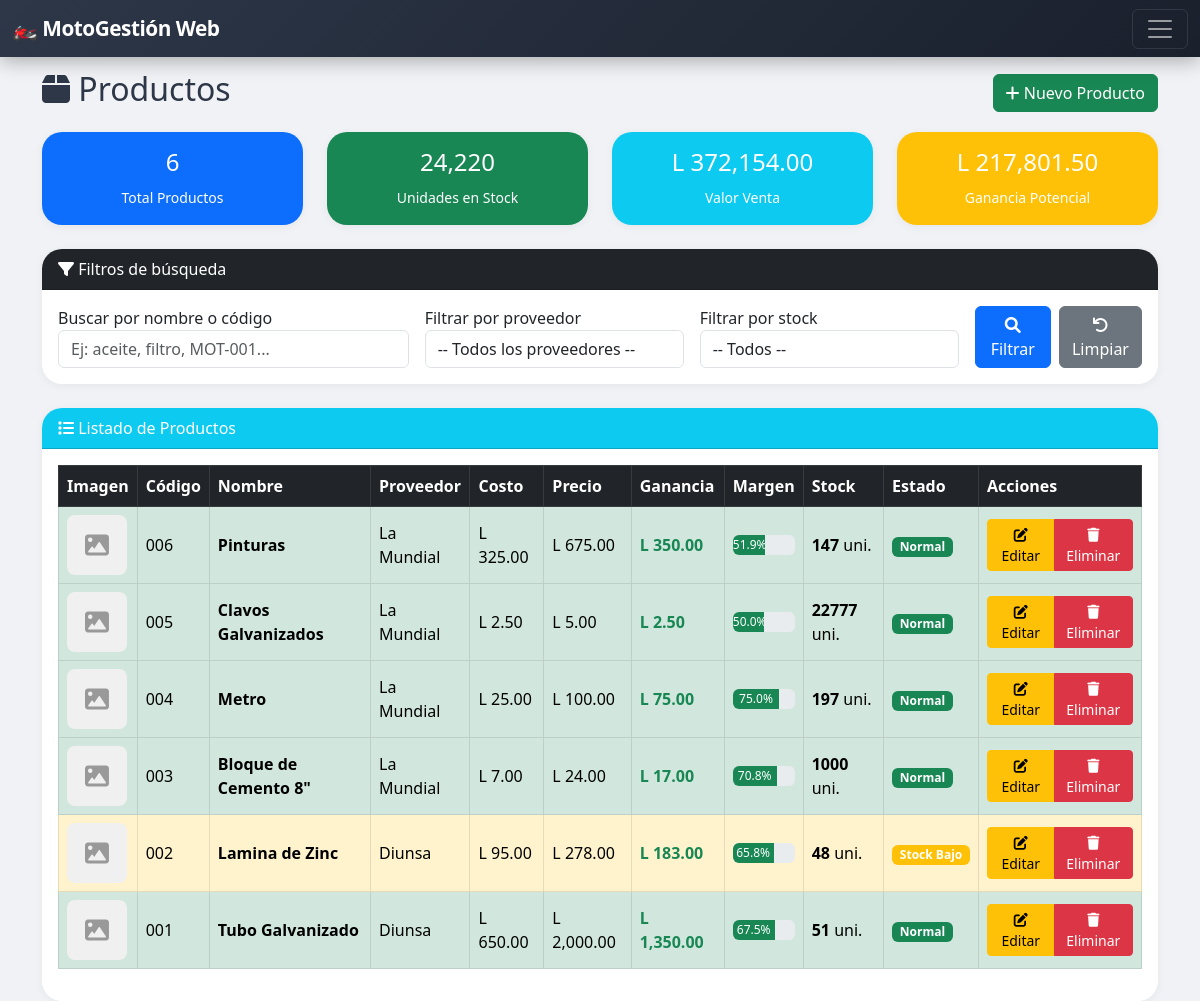
/index.php (signed in), run on the app's committed database.
### tables this page shows
CREATE TABLE `products` (
  `id` int(11) NOT NULL,
  `code` varchar(50) NOT NULL,
  `name` varchar(200) NOT NULL,
  `image` varchar(255) DEFAULT NULL,
  `description` text DEFAULT NULL,
  `price` decimal(10,2) NOT NULL,
  `cost` decimal(10,2) NOT NULL DEFAULT 0.00,
  `stock` int(11) NOT NULL DEFAULT 0,
  `min_stock` int(11) DEFAULT 5,
  `supplier_id` int(11) DEFAULT NULL,
  `created_at` timestamp NULL DEFAULT current_timestamp()
);

CREATE TABLE `suppliers` (
  `id` int(11) NOT NULL,
  `name` varchar(100) NOT NULL,
  `contact` varchar(100) DEFAULT NULL,
  `phone` varchar(20) DEFAULT NULL,
  `created_at` timestamp NULL DEFAULT current_timestamp()
);

### index.php (the view, shortened to what this page needs)
<?php
require_once '../../config/database.php';
$search = $_GET['search'] ?? '';
$sql = "SELECT p.*, s.name as supplier_name
        FROM products p
        LEFT JOIN suppliers s ON p.supplier_id = s.id
        WHERE 1=1";
$params = [];
$sql .= " ORDER BY p.id DESC";
$stmt = $pdo->prepare($sql);
$stmt->execute($params);
$products = $stmt->fetchAll();
$totalProducts = count($products);
$totalStock = array_sum(array_column($products, 'stock'));
$totalValue = array_sum(array_map(function($p) { return $p['price'] * $p['stock']; }, $products));
$totalCost = array_sum(array_map(function($p) { return $p['cost'] * $p['stock']; }, $products));
$totalProfit = $totalValue - $totalCost;
include '../../includes/header.php';
?>
<div class="container mt-4">
    <div class="d-flex justify-content-between align-items-center mb-3">
        <h2><i class="fas fa-box"></i> Productos</h2>
        <a href="create.php" class="btn btn-success">
            <i class="fas fa-plus"></i> Nuevo Producto
        </a>
    </div>
    <div class="row mb-4">
        <div class="col-md-3">
            <div class="card bg-primary text-white modern-card">
                <div class="card-body text-center">
                    <h4><?= $totalProducts ?></h4>
                    <small>Total Productos</small>
                </div>
            </div>
        </div>
        <div class="col-md-3">
            <div class="card bg-success text-white modern-card">
                <div class="card-body text-center">
                    <h4><?= number_format($totalStock) ?></h4>
                    <small>Unidades en Stock</small>
                </div>
            </div>
        </div>
        <div class="col-md-3">
            <div class="card bg-info text-white modern-card">
                <div class="card-body text-center">
                    <h4>L <?= number_format($totalValue, 2) ?></h4>
                    <small>Valor Venta</small>
                </div>
            </div>
        </div>
        <div class="col-md-3">
            <div class="card bg-warning text-white modern-card">
                <div class="card-body text-center">
                    <h4>L <?= number_format($totalProfit, 2) ?></h4>
                    <small>Ganancia Potencial</small>
                </div>
            </div>
        </div>
    </div>
    <div class="card modern-card mb-4">
        <div class="card-header bg-dark text-white">
            <i class="fas fa-filter"></i> Filtros de búsqueda
        </div>
        <div class="card-body">
            <form method="GET" class="row g-3">
                <div class="col-md-4">
                    <label>Buscar por nombre o código</label>
                    <input type="text" name="search" class="form-control"
                           placeholder="Ej: aceite, filtro, MOT-001..."
                           value="<?= htmlspecialchars($search) ?>">
                </div>
                <div class="col-md-3">
                    <label>Filtrar por proveedor</label>
                    <select name="supplier_id" class="form-control">
                        <option value="">-- Todos los proveedores --</option>
                    </select>
                </div>
                <div class="col-md-3">
                    <label>Filtrar por stock</label>
                    <select name="stock_filter" class="form-control">
                        <option value="">-- Todos --</option>
                    </select>
                </div>
                <div class="col-md-2 d-flex align-items-end">
                    <button type="submit" class="btn btn-primary w-100">
                        <i class="fas fa-search"></i> Filtrar
                    </button>
                    <a href="index.php" class="btn btn-secondary w-100 ms-2">
                        <i class="fas fa-undo"></i> Limpiar
                    </a>
                </div>
            </form>
        </div>
    </div>
    <div class="card modern-card">
        <div class="card-header bg-info text-white">
            <i class="fas fa-list"></i> Listado de Productos
        </div>
        <div class="card-body">
            <?php if (empty($products)): ?>
                <div class="alert alert-warning text-center">
                    <i class="fas fa-info-circle"></i> No hay productos que coincidan con los filtros seleccionados.
                </div>
            <?php else: ?>
                <div class="table-responsive">
                    <table class="table table-bordered table-hover align-middle">
                        <thead class="table-dark">
                            <tr>
                                <th>Imagen</th>
                                <th>Código</th>
                                <th>Nombre</th>
                                <th>Proveedor</th>
                                <th>Costo</th>
                                <th>Precio</th>
                                <th>Ganancia</th>
                                <th>Margen</th>
                                <th>Stock</th>
                                <th>Estado</th>
                                <th>Acciones</th>
                            </tr>
                        </thead>
                        <tbody>
                            <?php foreach ($products as $p):
                                $ganancia = $p['price'] - $p['cost'];
                                $margen = $p['price'] > 0 ? ($ganancia / $p['price']) * 100 : 0;
                                $estado = '';
                                $estadoClass = '';
                                if ($p['stock'] <= 0) {
                                    $estado = 'Agotado';
                                    $estadoClass = 'danger';
                                } elseif ($p['stock'] <= $p['min_stock']) {
                                    $estado = 'Stock Bajo';
                                    $estadoClass = 'warning';
                                } else {
                                    $estado = 'Normal';
                                    $estadoClass = 'success';
                                }
                                $hasImage = !empty($p['image']) && file_exists('../../' . $p['image']);
                                $gananciaClass = $ganancia > 0 ? 'text-success' : ($ganancia < 0 ? 'text-danger' : 'text-muted');
                            ?>
                                <tr class="table-<?= $estadoClass ?>">
                                    <td class="text-center">
                                        <?php if ($hasImage): ?>
                                            <img src="/<?= $p['image'] ?>" class="product-img" alt="<?= htmlspecialchars($p['name']) ?>">
                                        <?php else: ?>
                                            <div class="product-img-placeholder">
                                                <i class="fas fa-image"></i>
                                            </div>
                                        <?php endif; ?>
                                    </td>
                                    <td><?= htmlspecialchars($p['code']) ?></td>
                                    <td><strong><?= htmlspecialchars($p['name']) ?></strong></td>
                                    <td><?= htmlspecialchars($p['supplier_name'] ?? 'N/A') ?></td>
                                    <td>L <?= number_format($p['cost'], 2) ?></td>
                                    <td>L <?= number_format($p['price'], 2) ?></td>
                                    <td class="<?= $gananciaClass ?>">
                                        <strong>L <?= number_format($ganancia, 2) ?></strong>
                                    </td>
                                    <td>
                                        <div class="progress" style="height: 20px;">
                                            <div class="progress-bar bg-<?= $ganancia > 0 ? 'success' : ($ganancia < 0 ? 'danger' : 'secondary') ?>"
                                                 style="width: <?= abs($margen) ?>%">
                                                <?= number_format($margen, 1) ?>%
                                            </div>
                                        </div>
                                    </td>
                                    <td><strong><?= $p['stock'] ?></strong> uni.</td>
                                    <td><span class="badge bg-<?= $estadoClass ?>"><?= $estado ?></span></td>
                                    <td>
                                        <div class="btn-group" role="group">
                                            <a href="edit.php?id=<?= $p['id'] ?>" class="btn btn-sm btn-warning">
                                                <i class="fas fa-edit"></i> Editar
                                            </a>
                                            <a href="delete.php?id=<?= $p['id'] ?>" class="btn btn-sm btn-danger"
                                               onclick="return confirm('¿Estás seguro de eliminar este producto?')">
                                                <i class="fas fa-trash"></i> Eliminar
                                            </a>
                                        </div>
                                    </td>
                                </tr>
                            <?php endforeach; ?>
                        </tbody>
                    </table>
                </div>
            <?php endif; ?>
        </div>
    </div>
</div>
<?php include '../../includes/footer.php'; ?>

### style.css (style rules this page uses)
:root { --primary: #667eea; --primary-dark: #5a67d8; --primary-gradient: linear-gradient(135deg, #667eea 0%, #764ba2 100%); --primary-light: #7c8cf5; --secondary: #764ba2; --success: #48bb78; --warning: #ed8936; --danger: #fc8181; --info: #63b3ed; --dark: #2d3748; --light: #f7fafc; --shadow: 0 10px 40px rgba(102, 126, 234, 0.15); --shadow-hover: 0 20px 60px rgba(102, 126, 234, 0.25); --radius: 20px; --radius-sm: 12px; }
body { background: #f0f2f5; font-family: 'Segoe UI', system-ui, -apple-system, sans-serif; color: #2d3748; }
.modern-card { border: none; border-radius: var(--radius); background: rgba(255, 255, 255, 0.95); backdrop-filter: blur(10px); box-shadow: var(--shadow); transition: all 0.4s cubic-bezier(0.4, 0, 0.2, 1); overflow: hidden; position: relative; }
.modern-card::before { content: ''; position: absolute; top: 0; left: 0; right: 0; height: 4px; background: var(--primary-gradient); opacity: 0; transition: opacity 0.3s ease; }

### header.php (style rules this page uses)
.fas, .far, .fab { font-family: "Font Awesome 6 Free"; }
.fas { font-weight: 900; }

### index.php (style rules this page uses)
.product-img-placeholder { width: 60px; height: 60px; background-color: #f0f0f0; border-radius: 8px; display: flex; align-items: center; justify-content: center; color: #999; font-size: 24px; }
.modern-card { border: none; border-radius: 20px; transition: transform 0.3s ease, box-shadow 0.3s ease; background: white; box-shadow: 0 2px 10px rgba(0,0,0,0.05); }

### data on the page
products: code "006", name "Pinturas", supplier.name "La Mundial", cost "325.00", price "675.00", ganancia "350.00", margen "51.9", stock "147", estado "Normal"
products: code "005", name "Clavos Galvanizados", supplier.name "La Mundial", cost "2.50", price "5.00", margen "50.0", stock "22777", estado "Normal"
products: code "004", name "Metro", supplier.name "La Mundial", cost "25.00", price "100.00", ganancia "75.00", margen "75.0", stock "197", estado "Normal"
products: code "003", name "Bloque de Cemento 8\"", supplier.name "La Mundial", cost "7.00", price "24.00", ganancia "17.00", margen "70.8", stock "1000", estado "Normal"
products: code "002", name "Lamina de Zinc", supplier.name "Diunsa", cost "95.00", price "278.00", ganancia "183.00", margen "65.8", stock "48", estado "Stock Bajo"
products: code "001", name "Tubo Galvanizado", supplier.name "Diunsa", cost "650.00", price "2,000.00", ganancia "1,350.00", margen "67.5", stock "51", estado "Normal"

### other printed values
$totalProducts "6"
$totalStock "24,220"
$totalValue "372,154.00"
$totalProfit "217,801.50"
